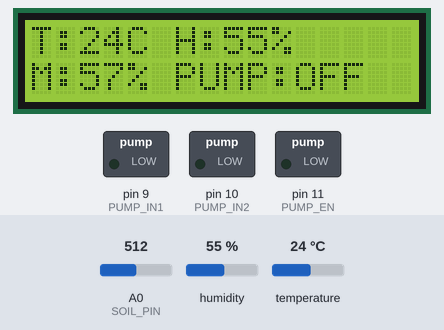
A sketch run on a simulated Arduino Uno, built with avr-gcc and run on an emulated ATmega328P. On the bench: 16×2 character LCD, switched loads named in the sketch (green lamp = pin HIGH). The test bench sets the inputs (shaded band); at power-on: humidity 55 %, A0 (SOIL_PIN) = 512, temperature 24 °C.

Above: at 3.2 s.
3.3 s: humidity set to 22 %
At 5.4 s:
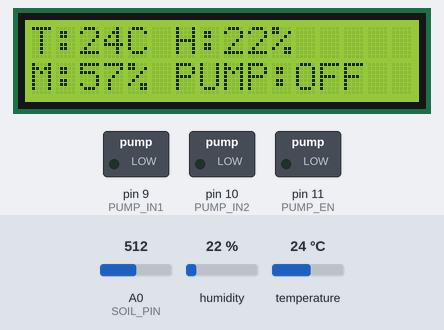
6.0 s: A0 (SOIL_PIN) set to 716
At 6.8 s:
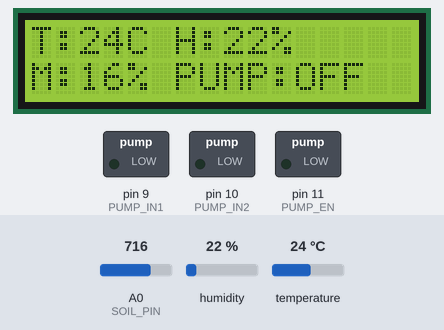
8.7 s: temperature set to 12 °C
At 10.8 s:
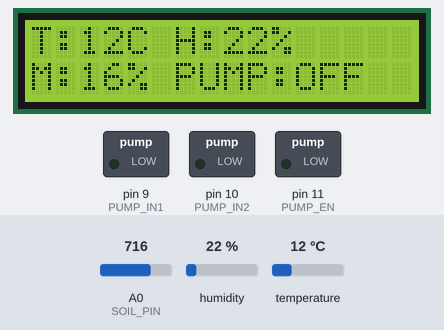
11.7 s: A0 (SOIL_PIN) set to 900
At 13.4 s:
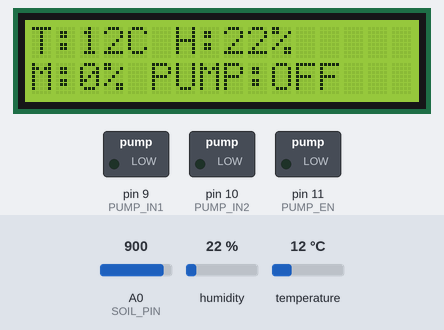
14.4 s: humidity set to 40 %
At 17.4 s:
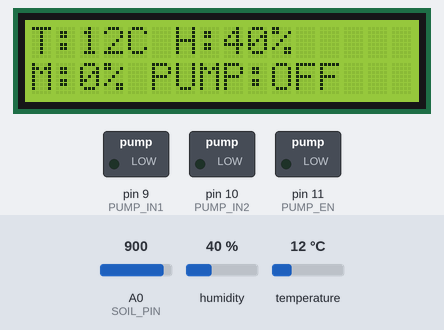
17.8 s: A0 (SOIL_PIN) set to 511
At 18.9 s:
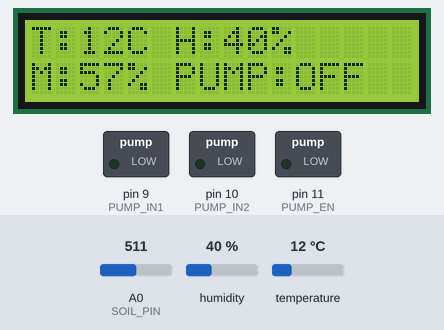
Timing chart, 0 to 20.8 s (numbered marks = the images above; inputs shaded):
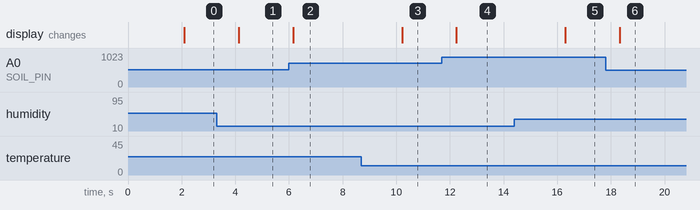

The sketch:

Arduino-DHT11-LCD.ino
```cpp
#include <LiquidCrystal.h>
#include <DHT.h>

// === Constants ===
constexpr int DHTPIN = 13;
constexpr int DHTTYPE = DHT11;
constexpr int SOIL_PIN = A0;

constexpr int PUMP_IN1 = 9;
constexpr int PUMP_IN2 = 10;
constexpr int PUMP_EN = 11;

constexpr int TEMP_HIGH_THRESHOLD = 24; // °C
constexpr int SOIL_DRY_THRESHOLD_PERCENT = 40; // Below this = dry

constexpr unsigned long LOOP_DELAY_MS = 2000;
constexpr unsigned long PUMP_ON_DURATION = 60UL * 1000;   // 1 minute
constexpr unsigned long PUMP_INTERVAL = 10UL * 60 * 1000; // 10 minutes

// === Soil Moisture Calibration ===
constexpr int SOIL_WET = 300;  // Adjust based on testing
constexpr int SOIL_DRY = 800;  // Adjust based on testing

// === Objects ===
LiquidCrystal lcd(3, 4, 5, 6, 7, 8);
DHT dht(DHTPIN, DHTTYPE);

// === State Variables ===
bool pumpIsRunning = false;
unsigned long lastPumpCheckTime = -PUMP_INTERVAL;  // Force first check
unsigned long pumpStartTime = 0;

void setup() {
  lcd.begin(16, 2);
  dht.begin();
  lcd.print("Starting...");

  pinMode(PUMP_IN1, OUTPUT);
  pinMode(PUMP_IN2, OUTPUT);
  pinMode(PUMP_EN, OUTPUT);

  stopPump();  // Ensure pump is off
  delay(2000);
  lcd.clear();
}

void loop() {
  float humidity = dht.readHumidity();
  float temperature = dht.readTemperature();
  int rawMoisture = analogRead(SOIL_PIN);
  int moisturePercent = getMoisturePercent(rawMoisture);
  unsigned long currentTime = millis();

  if (isnan(humidity) || isnan(temperature)) {
    lcd.clear();
    lcd.print("Sensor error");
    stopPump();
    pumpIsRunning = false;
  } else {
    bool conditionsGood = (temperature > TEMP_HIGH_THRESHOLD) &&
                          (moisturePercent < SOIL_DRY_THRESHOLD_PERCENT);

    // === Stop pump if either time is up OR conditions have improved ===
    if (pumpIsRunning) {
      if ((currentTime - pumpStartTime >= PUMP_ON_DURATION) || !conditionsGood) {
        stopPump();
        pumpIsRunning = false;
      }
    }

    // === Start pump if enough time passed and conditions need it ===
    if (!pumpIsRunning && (currentTime - lastPumpCheckTime >= PUMP_INTERVAL)) {
      lastPumpCheckTime = currentTime;

      if (conditionsGood) {
        startPump();
        pumpStartTime = currentTime;
        pumpIsRunning = true;
      }
    }

    displaySensorData(temperature, humidity, moisturePercent, pumpIsRunning);
  }

  delay(LOOP_DELAY_MS);
}

void displaySensorData(float temperature, float humidity, int moisturePercent, bool pumpOn) {
  lcd.clear();

  lcd.setCursor(0, 0);
  lcd.print("T:");
  lcd.print((int)temperature); // Display temperature as whole number
  lcd.print("C H:");
  printFloat(lcd, humidity, 0);
  lcd.print("%");

  lcd.setCursor(0, 1);
  lcd.print("M:");
  lcd.print(moisturePercent);
  lcd.print("% PUMP:");
  lcd.print(pumpOn ? "ON " : "OFF");
}

void printFloat(LiquidCrystal& display, float value, uint8_t decimals) {
  display.print(value, decimals);
}

int getMoisturePercent(int rawValue) {
  rawValue = constrain(rawValue, SOIL_WET, SOIL_DRY);
  return map(rawValue, SOIL_DRY, SOIL_WET, 0, 100); // Inverse scale: dry=0%
}

void startPump() {
  digitalWrite(PUMP_EN, HIGH);
  digitalWrite(PUMP_IN1, HIGH);
  digitalWrite(PUMP_IN2, LOW);
}

void stopPump() {
  digitalWrite(PUMP_EN, LOW);
  digitalWrite(PUMP_IN1, LOW);
  digitalWrite(PUMP_IN2, LOW);
}
```

Measured:
- after the input at 3.3 s, the display: changes after 0.83 s (image 1)
- after the input at 6.0 s, the display: changes after 0.16 s (image 2)
- after the input at 8.7 s, the display: changes after 1.5 s (image 3)
- after the input at 11.7 s, the display: changes after 0.54 s (image 4)
- after the input at 14.4 s, the display: changes after 1.9 s (image 5)
- after the input at 17.8 s, the display: changes after 0.53 s (image 6)
